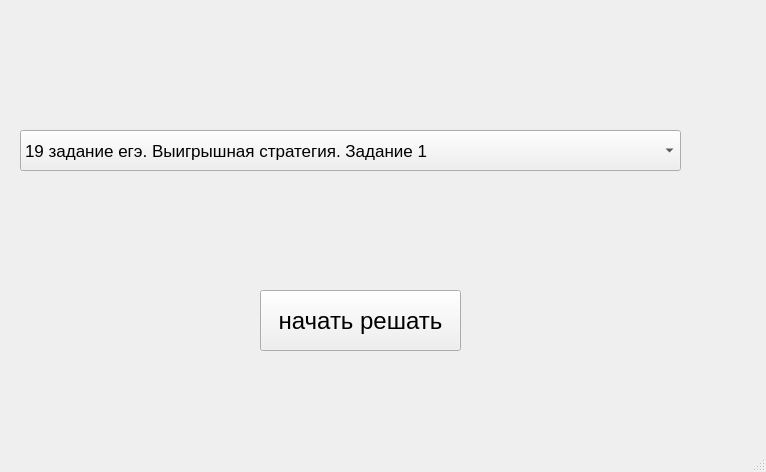
<?xml version="1.0" encoding="UTF-8"?>
<ui version="4.0">
 <class>MainWindow</class>
 <widget class="QMainWindow" name="MainWindow">
  <property name="geometry">
   <rect>
    <x>0</x>
    <y>0</y>
    <width>766</width>
    <height>472</height>
   </rect>
  </property>
  <property name="windowTitle">
   <string>MainWindow</string>
  </property>
  <widget class="QWidget" name="centralwidget">
   <widget class="QComboBox" name="comboBox">
    <property name="geometry">
     <rect>
      <x>20</x>
      <y>130</y>
      <width>661</width>
      <height>41</height>
     </rect>
    </property>
    <property name="font">
     <font>
      <pointsize>13</pointsize>
     </font>
    </property>
    <item>
     <property name="text">
      <string>19 задание егэ. Выигрышная стратегия. Задание 1</string>
     </property>
    </item>
    <item>
     <property name="text">
      <string>20 задание егэ. Выигрышная стратегия. Задание 2</string>
     </property>
    </item>
    <item>
     <property name="text">
      <string>21 задание егэ. Выигрышная стратегия. Задание 3</string>
     </property>
    </item>
   </widget>
   <widget class="QPushButton" name="pushButton">
    <property name="geometry">
     <rect>
      <x>260</x>
      <y>290</y>
      <width>201</width>
      <height>61</height>
     </rect>
    </property>
    <property name="font">
     <font>
      <pointsize>18</pointsize>
     </font>
    </property>
    <property name="text">
     <string>начать решать</string>
    </property>
   </widget>
   <widget class="QLabel" name="label">
    <property name="geometry">
     <rect>
      <x>20</x>
      <y>0</y>
      <width>461</width>
      <height>121</height>
     </rect>
    </property>
    <property name="text">
     <string/>
    </property>
    <property name="pixmap">
     <pixmap>ege_photo.png</pixmap>
    </property>
    <property name="scaledContents">
     <bool>false</bool>
    </property>
    <property name="wordWrap">
     <bool>false</bool>
    </property>
   </widget>
  </widget>
  <widget class="QStatusBar" name="statusbar"/>
 </widget>
 <resources>
  <include location="test.qrc"/>
 </resources>
 <connections/>
</ui>
